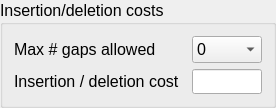
        <widget class="QGroupBox" name="groupBox_2">
         <property name="sizePolicy">
          <sizepolicy hsizetype="Preferred" vsizetype="Preferred">
           <horstretch>0</horstretch>
           <verstretch>0</verstretch>
          </sizepolicy>
         </property>
         <property name="font">
          <font>
           <pointsize>12</pointsize>
          </font>
         </property>
         <property name="title">
          <string>Insertion/deletion costs</string>
         </property>
         <layout class="QGridLayout" name="gridLayout_3">
          <item row="0" column="0">
           <layout class="QGridLayout" name="gridLayout_2">
            <item row="0" column="0" colspan="2">
             <widget class="QLabel" name="label_10">
              <property name="text">
               <string>Max # gaps allowed</string>
              </property>
             </widget>
            </item>
            <item row="0" column="2">
             <widget class="QComboBox" name="comboBox_maxGap">
              <property name="sizePolicy">
               <sizepolicy hsizetype="Fixed" vsizetype="Fixed">
                <horstretch>0</horstretch>
                <verstretch>0</verstretch>
               </sizepolicy>
              </property>
              <property name="minimumSize">
               <size>
                <width>70</width>
                <height>0</height>
               </size>
              </property>
              <property name="maximumSize">
               <size>
                <width>70</width>
                <height>16777215</height>
               </size>
              </property>
              <item>
               <property name="text">
                <string>0</string>
               </property>
              </item>
              <item>
               <property name="text">
                <string>1</string>
               </property>
              </item>
              <item>
               <property name="text">
                <string>2</string>
               </property>
              </item>
              <item>
               <property name="text">
                <string>3</string>
               </property>
              </item>
             </widget>
            </item>
            <item row="1" column="0">
             <widget class="QLabel" name="label_11">
              <property name="text">
               <string>Insertion / deletion cost</string>
              </property>
             </widget>
            </item>
            <item row="1" column="2">
             <widget class="QLineEdit" name="lineEdit_cost">
              <property name="sizePolicy">
               <sizepolicy hsizetype="Fixed" vsizetype="Fixed">
                <horstretch>0</horstretch>
                <verstretch>0</verstretch>
               </sizepolicy>
              </property>
              <property name="minimumSize">
               <size>
                <width>70</width>
                <height>25</height>
               </size>
              </property>
              <property name="maximumSize">
               <size>
                <width>70</width>
                <height>25</height>
               </size>
              </property>
             </widget>
            </item>
           </layout>
          </item>
         </layout>
        </widget>
